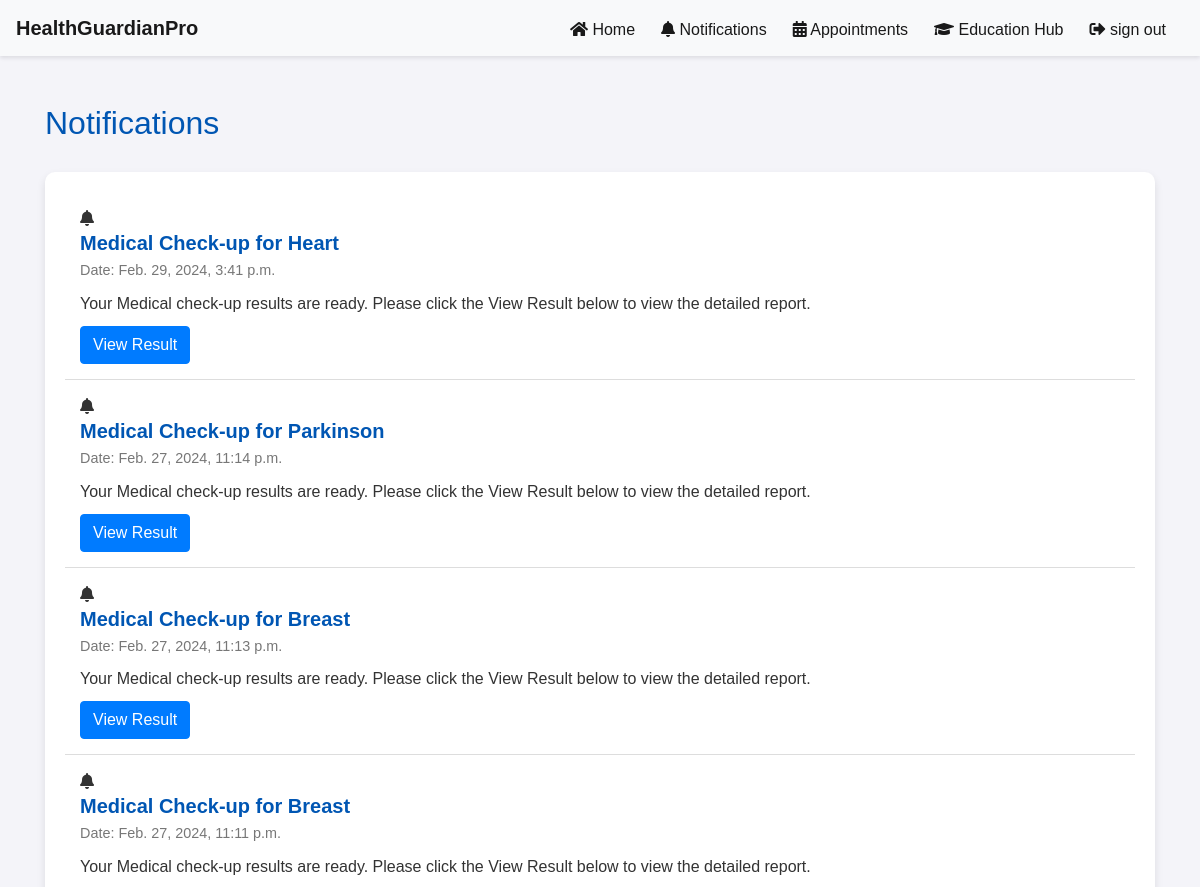
/app/patient_notification/ (signed in, upper part), run on an earlier commit of the app's database.
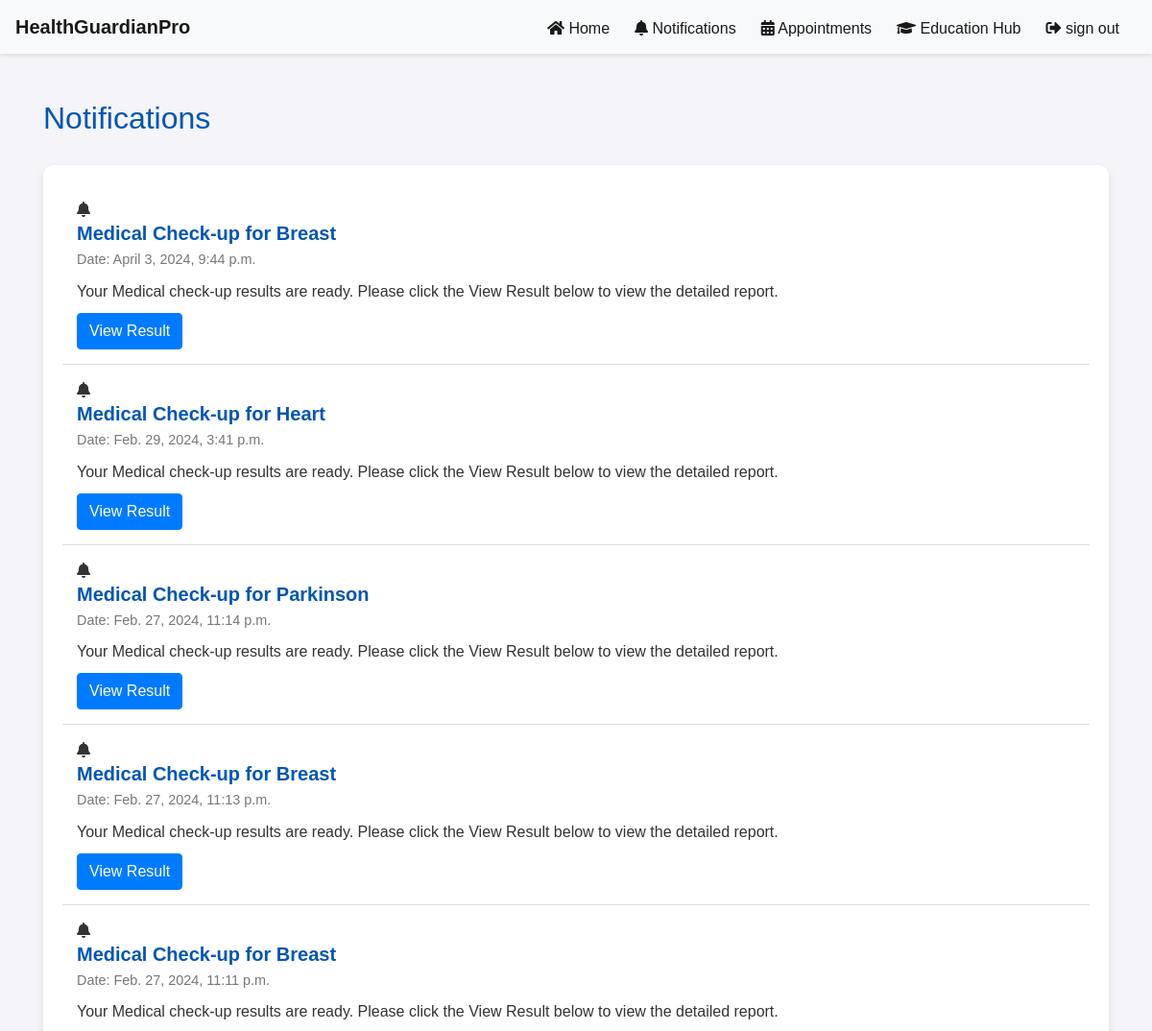
And on a later commit of the database.
### predictor/models.py (models this page shows, shortened)
class Report(models.Model):
    report_id = models.AutoField(primary_key=True)
    user = models.ForeignKey(User, on_delete=models.CASCADE)
    disease_type = models.CharField(max_length=100)
    result = models.TextField(max_length=50)
    created_date = models.DateTimeField(auto_now_add=True)

### predictor/views.py (the view)
# urls.py: path('patient_notification/', views.patient_notification, name='patient_notification'),
def patient_notification(request):
    if request.user.is_authenticated:
        user_id = request.user.id
        patient_reports = Report.objects.filter(user_id=user_id).order_by('-created_date')
    return render(request, 'patient_notification.html',{'patient_reports': patient_reports})

### predictor/templates/patient_notification.html (shortened to what this page needs)
{% if request.user.is_authenticated %}
<!DOCTYPE html>
<html lang="en">
<head>
    <link href="https://cdnjs.cloudflare.com/ajax/libs/font-awesome/5.15.1/css/all.min.css" rel="stylesheet">
    <link href="https://stackpath.bootstrapcdn.com/bootstrap/4.5.2/css/bootstrap.min.css" rel="stylesheet">
</head>
<body>
    {% include 'patient_nav_bar.html' %}
<div class="container mt-5">
   <h2 class="page-title">Notifications</h2>
    <div class="notifications-list">
        {% for report in patient_reports %}
        <div class="notification-item">
            <i class="fas fa-bell "></i>
            <h5 class="notification-title">Medical Check-up for {{ report.disease_type }}</h5>
            <p class="notification-date">Date: {{ report.created_date }}</p>
            <p class="notification-message">Your Medical check-up results are ready. Please click the View Result below to view the detailed report.</p>
            <form method="post" action="{% url 'patient_report_result'%}" >
                <button type="submit" class="btn btn-primary view-result-btn" >View Result</button>
            </form>
        </div>
        {% endfor %}
    </div>
</div>
</body>
</html>
{% endif %}

What changed in the data, as far as the page shows it:
added Report: disease_type "Breast", created_date "April 3, 2024, 9:44 p.m."
